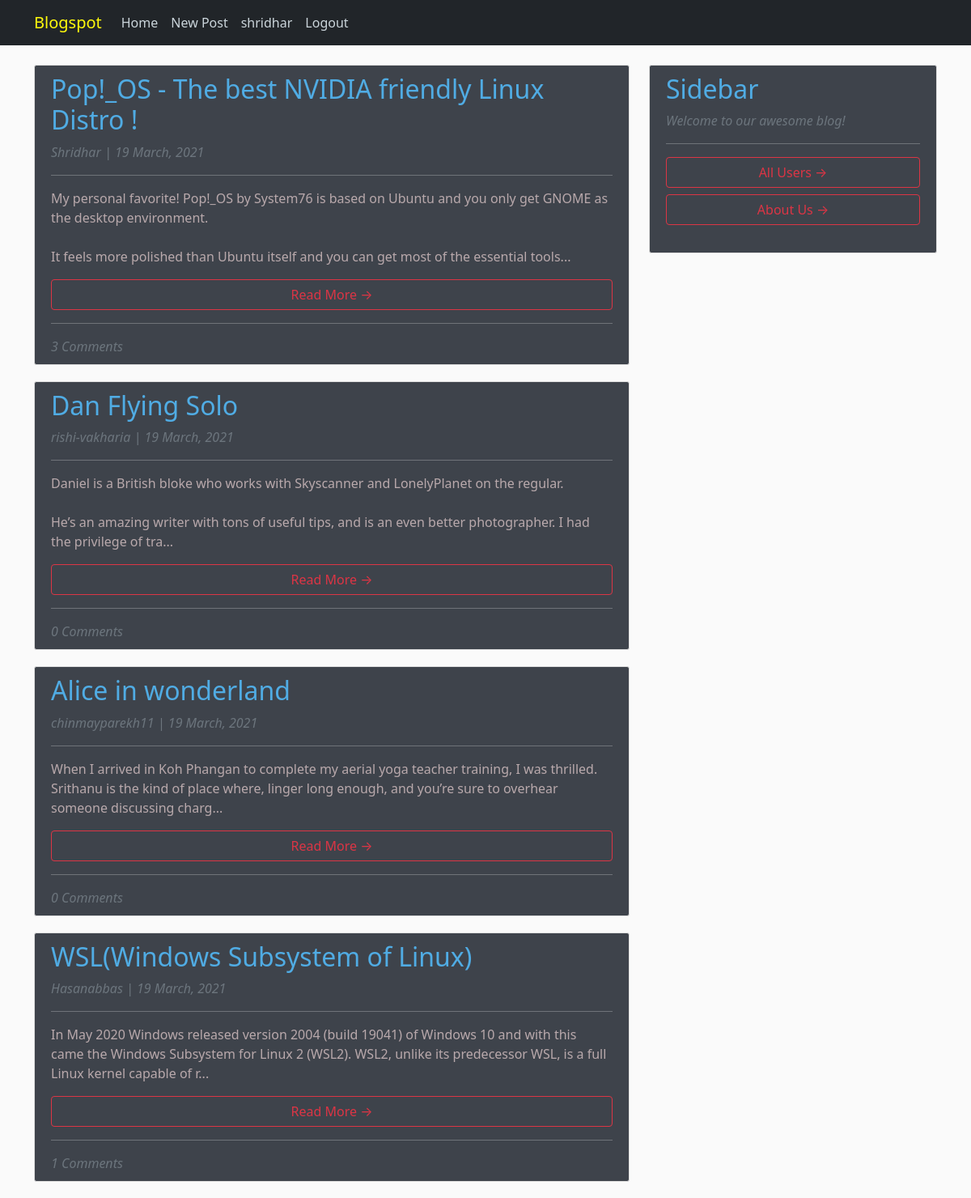
The page / (signed in) on the database its author committed.
### blog/models.py (models this page shows, shortened)
class Post(models.Model):
    title = models.CharField(max_length=100, unique=True)
    content = models.TextField()
    date_posted = models.DateTimeField(auto_now=True)
    author = models.ForeignKey(User, on_delete=models.CASCADE, null=True)

### blog/views.py (the view)
# urls.py: path('', PostListView.as_view(), name='blog-home'),
class PostListView(ListView):
    model = Post
    template_name = 'blog/home.html'
    context_object_name = 'posts'
    ordering = ['-date_posted']

### blog/templates/blog/home.html
{% extends "blog/base.html" %}
    {% block content %}
        {% if posts|length > 0 %}
            {% for post in posts %}
                <article style="background: rgb(16,22,32,0.8);" class="media content-section">
                  <div class="media-body">
                    <h2 style="color: #50ACE4;" class="article-title">{{ post.title }}</h2>
                    <em><p style="color:rgb(128, 185, 189);"class="text-muted" >{{ post.author }} | {{ post.date_posted|date:"d F, Y"}}</p></em>
                    <hr>
                    <p style="color: #B9A9AC"class="article-content">{{ post.content|safe|slice:":200" }}...</p>
                    <h6><a class="btn btn-outline-danger w-100" href="{% url 'post-detail' post.id %}">Read More &rarr;</a></h6>
                    <hr>
                    {% with post.comments.count as total_comments %}
                        <em><span class="text-muted font-weight-normal">{{ total_comments }} Comments</span></em>
                    {% endwith %}
                  </div>
                </article>
        {% endfor %}
        {% else %}
         <p><h1 style="color:white;"> This user has not written any posts :(</h1></p>
        {% endif %}
    {% endblock content %}

### blog/templates/blog/base.html (shortened to what this page needs)
{% load static %}
<!DOCTYPE html>
<html lang="en">
<head>
    <link href="https://cdn.jsdelivr.net/npm/bootstrap@5.0.0-beta2/dist/css/bootstrap.min.css" rel="stylesheet">
    <link rel="stylesheet" type="text/css" href="{% static 'blog/main.css' %}">
</head>
<body id="bg" style="background-image: url('{% static 'blog/images/1.jpg' %}');">
    <header class="site-header">
      <nav class="navbar navbar-expand-md navbar-blue bg-dark fixed-top">
        <div class="container">
            <a style="color:RGB(255,250,12);" class="navbar-brand mr-4" href="{% url 'blog-home' %}">Blogspot</a>
          <div class="collapse navbar-collapse" id="navbarToggle">
            <div class="navbar-nav mr-auto">
              <a class="nav-item nav-link" href="{% url 'blog-home' %}">Home</a>
            </div>
            <div class="navbar-nav">
              {% if user.is_authenticated %}
                <a class="nav-item nav-link" href="{% url 'post-create' %}">New Post</a>
                <a class="nav-item nav-link" href="{% url 'my_blogs' %}">{{user.username}}</a>
                <a class="nav-item nav-link" href="{% url 'logout' %}">Logout</a>
              {% else %}
                <a class="nav-item nav-link" href="{% url 'login' %}">Login</a>
                <a class="nav-item nav-link" href="{% url 'register' %}">Register</a>
              {% endif %}
            </div>
          </div>
        </div>
      </nav>
    </header>
    <main role="main" class="container">
      <div class="row">
        <div class="col-md-8">
          {% block content %}{% endblock %}
        </div>
        <div class="col-md-4">
          <div style="background: rgb(16,22,32,0.8);"class="content-section">
            <h2 style="color: #50ACE4;" >Sidebar</h2>
            <em><p class='text-muted'>Welcome to our awesome blog! </em> <hr>
              <ul class="list-group">
                <h6><a class="btn btn-outline-danger w-100" href="{% url 'all_users' %}">All Users &rarr;</a></h6>
                <h6><a class="btn btn-outline-danger w-100" href="{% url 'blog-about' %}">About Us &rarr;</a></h6>
              </ul>
          </div>
        </div>
      </div>
    </main>
</body>
</html>

### blog/static/blog/main.css (style rules this page uses)
body { background: #fafafa; color: white; margin-top: 5rem; }
#bg { background-repeat: no-repeat; background-size: cover; background-position: center center; background-attachment: fixed; }
h1, h2, h3, h4, h5, h6 { color: #aed8bc; }
ul { margin: 0; }
.site-header .navbar-nav .nav-link { color: #cbd5db; }
.content-section { background: #ffffff; padding: 10px 20px; border: 1px solid #dddddd; border-radius: 3px; margin-bottom: 20px; }
.article-title { color: #9fc7e9; }
.article-content { white-space: pre-line; }

### rows shown on the page
Post: title "Pop!_OS - The best NVIDIA friendly Linux Distro !", author "Shridhar", date_posted "19 March, 2021", content "My personal favorite! Pop!_OS by System76 is based on Ubuntu and you only get GNOME as the desktop environment. It feels more polished than Ubuntu itself and you can get most of the essential tools", comments.count "3"
Post: title "Dan Flying Solo", author "rishi-vakharia", date_posted "19 March, 2021", content "Daniel is a British bloke who works with Skyscanner and LonelyPlanet on the regular. He’s an amazing writer with tons of useful tips, and is an even better photographer. I had the privilege of tra", comments.count "0"
Post: title "Alice in wonderland", author "chinmayparekh11", date_posted "19 March, 2021", content "When I arrived in Koh Phangan to complete my aerial yoga teacher training, I was thrilled. Srithanu is the kind of place where, linger long enough, and you’re sure to overhear someone discussing charg", comments.count "0"
Post: title "WSL(Windows Subsystem of Linux)", author "Hasanabbas", date_posted "19 March, 2021", content "In May 2020 Windows released version 2004 (build 19041) of Windows 10 and with this came the Windows Subsystem for Linux 2 (WSL2). WSL2, unlike its predecessor WSL, is a full Linux kernel capable of r", comments.count "1"

### other values the page prints
{{ user.username }} "shridhar"
